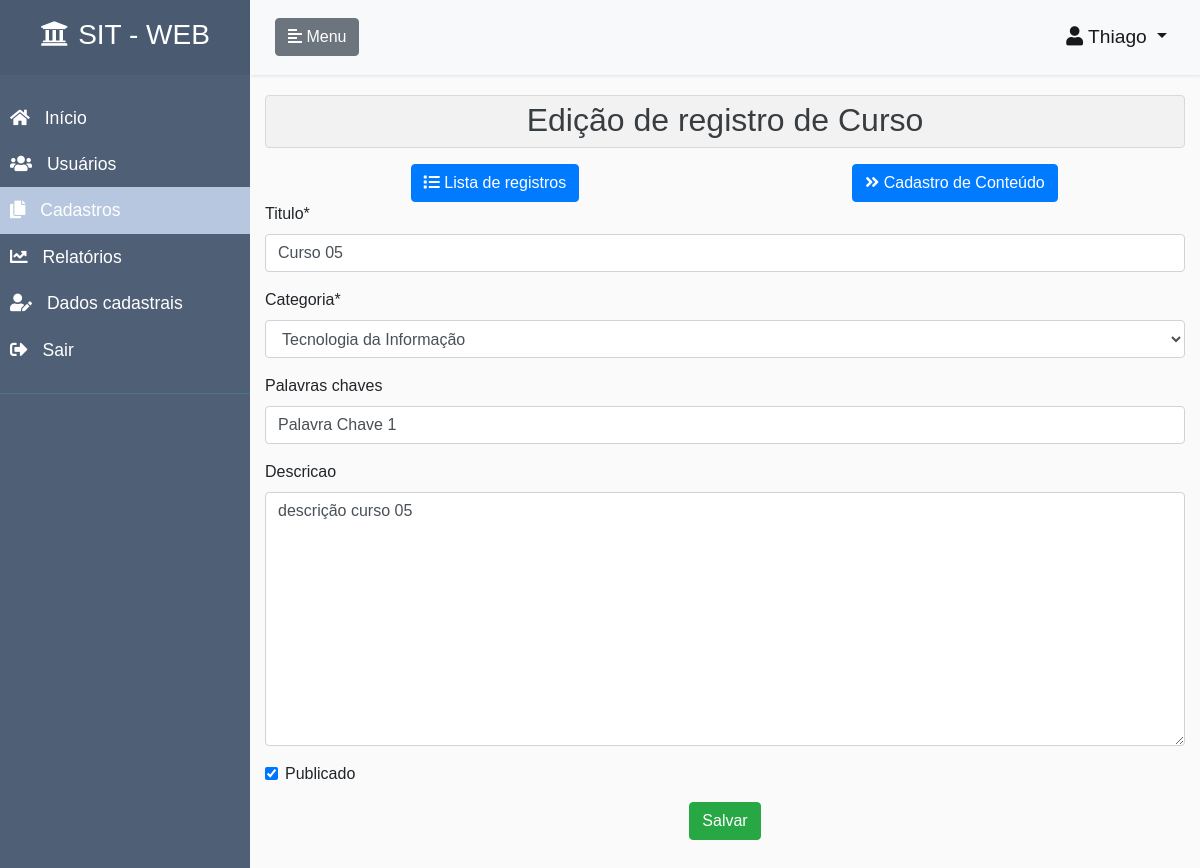
Page /edita-curso/7 (signed in) on the committed database.
### accounts/models.py (models this page shows, shortened)
class CustomUser(AbstractUser):
    ALUNO = 1
    INSTRUTOR = 2
    PERFIS = (
        (ALUNO, 'Aluno'),
        (INSTRUTOR, 'Instrutor')
    )
    email = models.EmailField(unique=True)
    perfil = models.PositiveSmallIntegerField(
        choices=PERFIS,
        null=True,
        blank=True
    )
    REQUIRED_FIELDS = []
    USERNAME_FIELD = 'email'
    def tem_perfil_aluno(self):
        if self.perfil == self.ALUNO:
            return True
        return False
    def tem_perfil_instrutor(self):
        if self.perfil == self.INSTRUTOR:
            return True
        return False
    def tem_perfil_administrador(self):
        return self.is_staff

### core/models.py (models this page shows, shortened)
class Curso(models.Model):
    objects = CursoManager()
    titulo = models.CharField(unique=True, max_length=70)
    categoria = models.ForeignKey(Categoria, on_delete=models.CASCADE)
    usuario = models.ForeignKey(AUTH_USER_MODEL, on_delete=models.CASCADE)
    nome_instrutor = models.CharField(null=True, blank=True, max_length=50)
    palavras_chaves = models.CharField(max_length=150, null=True, blank=True)
    descricao = models.TextField(max_length=250, null=True, blank=True)
    publicado = models.BooleanField(default=False)
    data_publicado = models.DateTimeField(null=True, blank=True)
    data_criacao = models.DateTimeField(auto_now_add=True, null=True, blank=True)
    data_atualizacao = models.DateTimeField(auto_now=True, null=True, blank=True)
    class Meta:
        verbose_name = "Curso"
        verbose_name_plural = "Cursos"
    class CustomMeta:
        ordering_field = 'titulo'
        search_fields = ['titulo', 'categoria__titulo', 'usuario__username', 'palavras_chaves', 'descricao']

class Categoria(models.Model):
    objects = CategoriaManager()
    titulo = models.CharField(max_length=40)
    data_criacao = models.DateTimeField(auto_now_add=True, null=True, blank=True)
    data_atualizacao = models.DateTimeField(auto_now=True, null=True, blank=True)
    class Meta:
        verbose_name = "Categoria"
        verbose_name_plural = "Categorias"
    def __str__(self):
        return self.titulo
    class CustomMeta:
        ordering_field = 'titulo'
        search_fields = ['titulo',]

### core/views.py (the view)
# urls.py: path('edita-curso/<int:id>',           editaRegistroView,  {'modelo': Curso},          name='edita-curso'),
@login_required
def editaRegistroView(request, id, modelo):
    perfil_aluno = False
    perfil_instrutor = False
    perfil_administrador = False
    if request.user.tem_perfil_aluno():
        return trata_usuario_sem_permissao(request)
    if request.user.tem_perfil_administrador():
        perfil_administrador = True
    if request.user.tem_perfil_instrutor():
        perfil_instrutor = True
    nomeModelo = modelo._meta.verbose_name
    nomeModeloPlural = remover_acentos(modelo._meta.verbose_name_plural.lower())
    if nomeModelo == "Curso":
        edicao_curso = True
    else:
        edicao_curso = False
    tituloPagina = f"Edição de registro de {nomeModelo}"
    nomeLinkRedirecionamento = f"cadastros-{nomeModeloPlural}"
    try:
        objeto = modelo.objects.obtem_objetos_por_perfil_usuario(request.user).filter(pk=id)[0]
        publicado = None
        if modelo == Curso:
            publicado = objeto.publicado
    except:
        return trata_erro_404(request, None)
    if modelo == Curso:
        perfil_usuario_curso_instrutor = objeto.usuario.tem_perfil_instrutor()
        if perfil_usuario_curso_instrutor:
            formModelo = CursoForm
        else:
            formModelo = CursoAdminForm
    else:
        formModelo = forms[remover_acentos(nomeModelo.lower())]
    form = formModelo(instance=objeto, user=request.user)
    if request.method == 'POST':
        form = formModelo(data=request.POST, instance=objeto, user=request.user)
        if(form.is_valid()):
            objeto = form.save(commit=False)
            if modelo == Curso:
                objeto.usuario = request.user
                if publicado is not None and publicado == False and objeto.publicado == True:
                    objeto.data_publicado = datetime.now()
            if modelo == Video:
                if objeto.caminho != None:
                    objeto.video_interno = True
                    arquivo_media_url = gd_storage.url(objeto.caminho.file.name)
                    arquivo_media_url = arquivo_media_url.replace('view',
                                                                  'preview')
                    objeto.arquivo_media_url = arquivo_media_url
                else:
                    objeto.video_interno = False
            if modelo == Arquivo:
                arquivo_media_url = gd_storage.url(objeto.caminho.file.name)
                arquivo_media_url = arquivo_media_url.replace('view', 'preview')
                objeto.arquivo_media_url = arquivo_media_url
            objeto.save()
            return redirect(
                nomeLinkRedirecionamento
            )
        else:
            return render(
                request,
                'core/registro-edicao.html',
                {
                    'form': form,
                    'tituloPagina': tituloPagina,
                    'nomeLinkRedirecionamento': nomeLinkRedirecionamento,
                    'perfil_aluno': perfil_aluno,
                    'perfil_administrador': perfil_administrador,
                    'perfil_instrutor': perfil_instrutor,
                    'edicao_curso': edicao_curso,
                    'objeto': objeto,
                    'menu_inicio': False,
                    'menu_meus_cursos': False,
                    'menu_cadastros': True,
                    'menu_relatorios': False,
                    'menu_usuarios': False,
                    'menu_dados_cadastrais': False,
                }
            )
    else:
        return render(
            request,
            'core/registro-edicao.html',
            {
                'form': form,
                'tituloPagina': tituloPagina,
                'nomeLinkRedirecionamento': nomeLinkRedirecionamento,
                'perfil_aluno': perfil_aluno,
                'perfil_administrador': perfil_administrador,
                'perfil_instrutor': perfil_instrutor,
                'edicao_curso': edicao_curso,
                'objeto': objeto,
                'menu_inicio': False,
                'menu_meus_cursos': False,
                'menu_cadastros': True,
                'menu_relatorios': False,
                'menu_usuarios': False,
                'menu_dados_cadastrais': False,
            }
        )

### core/forms.py
class CursoForm(forms.ModelForm):
    class Meta:
        model = Curso
        fields = ('titulo', 'categoria',
                  'palavras_chaves', 'descricao', 'publicado',
                  )
    def __init__(self, user, *args, **kwargs):
        super(CursoForm, self).__init__(*args, **kwargs)

### core/managers.py (called while the page is built)
    def obtem_objetos_por_perfil_usuario(self, usuario):
        objetos = self.none()
        if usuario.tem_perfil_administrador():
            objetos = self.all()
        else:
            if usuario.tem_perfil_instrutor():
                objetos = self.filter(usuario=usuario)
        return objetos

### core/views.py (called while the page is built)
def remover_acentos(txt):
    return normalize('NFKD', txt).encode('ASCII', 'ignore').decode('ASCII')

### core/templates/core/registro-edicao.html (shortened to what this page needs)
{% extends 'pagina-inicial.html' %}
{% load crispy_forms_tags %}
{% load static %}
{% block content_page %}
<div class="col-12 list-div">
    <div class="alert alert-secondary" role="alert" style="background-color: rgba(0,0,0,.03); padding: 0;">
        <h2 class="text-center" style="margin-top: 5px;">{{tituloPagina}}</h2>
    </div>
    <div class="btn-toolbar justify-content-between" role="toolbar" aria-label="Toolbar with button groups">
        <div class="col text-center">
            <a href="/{{ nomeLinkRedirecionamento }}" class="btn btn-primary" role="button" title="Retorna para a lista de registros">
                <i class="fas fa-list class-icone-button"></i>
                    Lista de registros
            </a>
        </div>
        {% if edicao_curso == True %}
           <div class="col text-center">
                <a href="/cadastro-conteudo-curso/{{ objeto.id }}" class="btn btn-primary" role="button" title="Acessa página de cadastro de conteúdos do curso">
                    <i class="fas fa-angle-double-right class-icone-button"></i>
                        Cadastro de Conteúdo
                </a>
            </div>
        {% endif %}
    </div>
    <form method="POST">
        {{ form | crispy }}
        <div class="btn-toolbar justify-content-between" role="toolbar" aria-label="Toolbar with button groups">
            <div class="col text-center">
                <input type="submit" class="btn btn-success" value="Salvar" style="margin-bottom: 10px;" title="Salva as alterações realizadas">
            </div>
        </div>
    </form>
</div>
{% endblock %}

### templates/pagina-inicial.html (shortened to what this page needs)
{% extends  'base.html' %}
{% load static %}
{% load crispy_forms_tags %}
{% block head %}
    <link rel="stylesheet" href="{% static 'css/styles.css' %}">
{% endblock %}
{% block body %}
<body>
    <div class="wrapper">
        <nav id="sidebar">
            <div class="sidebar-header">
                <h3><a href="/" style="color: white;"><i class="fas fa-university class-icone" style="margin-right: 10px;  margin-top: 5px;"></i>SIT - WEB</a></h3>
            </div>
            <ul class="list-unstyled components">
                {% if menu_inicio == True %}
                <li class="active">
                    <a class="class-link" href="/area-usuario" title="Acessa área do usuário">
                        <i class="fas fa-home class-icon"></i>
                        Início
                    </a>
                </li>
                {% else%}
                <li>
                    <a class="class-link" href="/area-usuario" title="Acessa área do usuário">
                        <i class="fas fa-home class-icon"></i>
                        Início
                    </a>
                </li>
                {% endif %}
                {% if perfil_administrador == True %}
                    {% if menu_usuarios == True %}
                    <li class="active">
                    {% else %}
                    <li>
                    {% endif %}
                        <a class="class-link" href="/accounts/lista-usuarios" title="Acessa gerência de usuários">
                            <i class="fas fa-users class-icon"></i>
                            Usuários
                        </a>
                    </li>
                {% endif %}
                {% if perfil_administrador == True or perfil_instrutor == True %}
                    {% if menu_cadastros == True %}
                    <li class="active">
                    {% else %}
                    <li>
                    {% endif %}
                        <a class="class-link" href="/cadastros-conteudos" title="Acessa cadastros de conteúdos">
                            <i class="fas fa-copy class-icon"></i>
                            Cadastros
                        </a>
                    </li>
                {% endif %}
                {% if menu_relatorios == True %}
                <li class="active">
                    <a class="class-link" href="/relatorio-acompanhamento/"  title="Acessa relatórios de acompanhamento">
                        <i class="fas fa-chart-line class-icon"></i>
                        Relatórios
                    </a>
                </li>
                {% else%}
                <li>
                    <a class="class-link" href="/relatorio-acompanhamento/" title="Acessa relatórios de acompanhamento">
                        <i class="fas fa-chart-line class-icon"></i>
                        Relatórios
                    </a>
                </li>
                {% endif %}
                {% if menu_dados_cadastrais == True %}
                    <li class="active">
                {% else%}
                    <li>
                {% endif %}
                    <a class="class-link" href="/accounts/edit/{{ user.id }}" title="Informações de dados cadastrais do usuário">
                        <i class="fas fa-user-edit class-icon"></i>
                        Dados cadastrais
                    </a>
                </li>
                <li>
                    <a class="class-link" href="/accounts/logout" title="Realiza logout do usuário">
                        <i class="fas fa-sign-out-alt class-icon"></i>
                        Sair
                    </a>
                </li>
            </ul>
        </nav>
        <div id="content" class="container-fluid" style="padding-top: 0; padding-left: 0; padding-right: 0;">
            <nav class="navbar navbar-expand-lg navbar-light bg-light">
                <div class="container-fluid">
                    <button type="button" id="sidebarCollapse" class="btn btn-secondary">
                        <i class="fas fa-align-left"></i>
                        <span class="class-span">Menu</span>
                    </button>
                    <div class="collapse navbar-collapse" id="navbarSupportedContent">
                        <ul class="navbar-nav ml-auto">
                              <li class="nav-item active dropdown">
                                <a class="nav-link dropdown-toggle" href="#" id="navbarDropdownMenuLink" data-toggle="dropdown" aria-haspopup="true" aria-expanded="false" style="font-size: 1.2rem;">
                                  <i class="fas fa-user class-icon icone-usuario"></i>{{ user.first_name }}
                                </a>
                              </li>
                        </ul>
                    </div>
                </div>
            </nav>
            <div class="container-fluid">
                {% block content_page %}{% endblock %}
            </div>
        </div>
    </div>
</body>
{% endblock %}

### static/css/styles.css (style rules this page uses)
.list-div { padding: 0 !important; }
body { font-family: 'Poppins', sans-serif; background: #fafafa; }
.icone-usuario { margin-right: 5px; }
.class-link, .class-link:hover, .class-link:focus { color: inherit; text-decoration: none; transition: all 0.3s; }
.navbar { padding: 15px 10px; background: #fff; border: none; border-radius: 0; margin-bottom: 20px; box-shadow: 1px 1px 3px rgba(0, 0, 0, 0.1); }
.class-icon, .class-span { display: inline-block; }
.list-div { //margin-left: 20px; //margin-right: 20px; }
.wrapper { display: flex; align-items: stretch; }
#sidebar { min-width: 250px; max-width: 250px; background: #4f5f76; color: #fff; transition: all 0.3s; }
#sidebar ul li a { text-align: left; }
#sidebar .sidebar-header { padding: 15px; background: #495A71; text-align: center; }
#sidebar ul.components { padding: 20px 0; border-bottom: 1px solid #47748b; }
#sidebar ul li a { padding: 10px; font-size: 1.1em; display: block; }
#sidebar ul li a i { margin-right: 10px; }
#sidebar ul li.active>a, .class-link[aria-expanded="true"] { color: #fff; background: #B6C7DF; }
#content { width: 100%; padding-bottom: 20px; min-height: 100vh; transition: all 0.3s; }

### rows in the picture
CustomUser: first_name "Thiago"
Curso: titulo "Curso 05", categoria "Tecnologia da Informação", palavras_chaves "Palavra Chave 1", descricao "descrição curso 05", publicado "☑"

### other values in the picture
{{ tituloPagina }} "Edição de registro de Curso"
